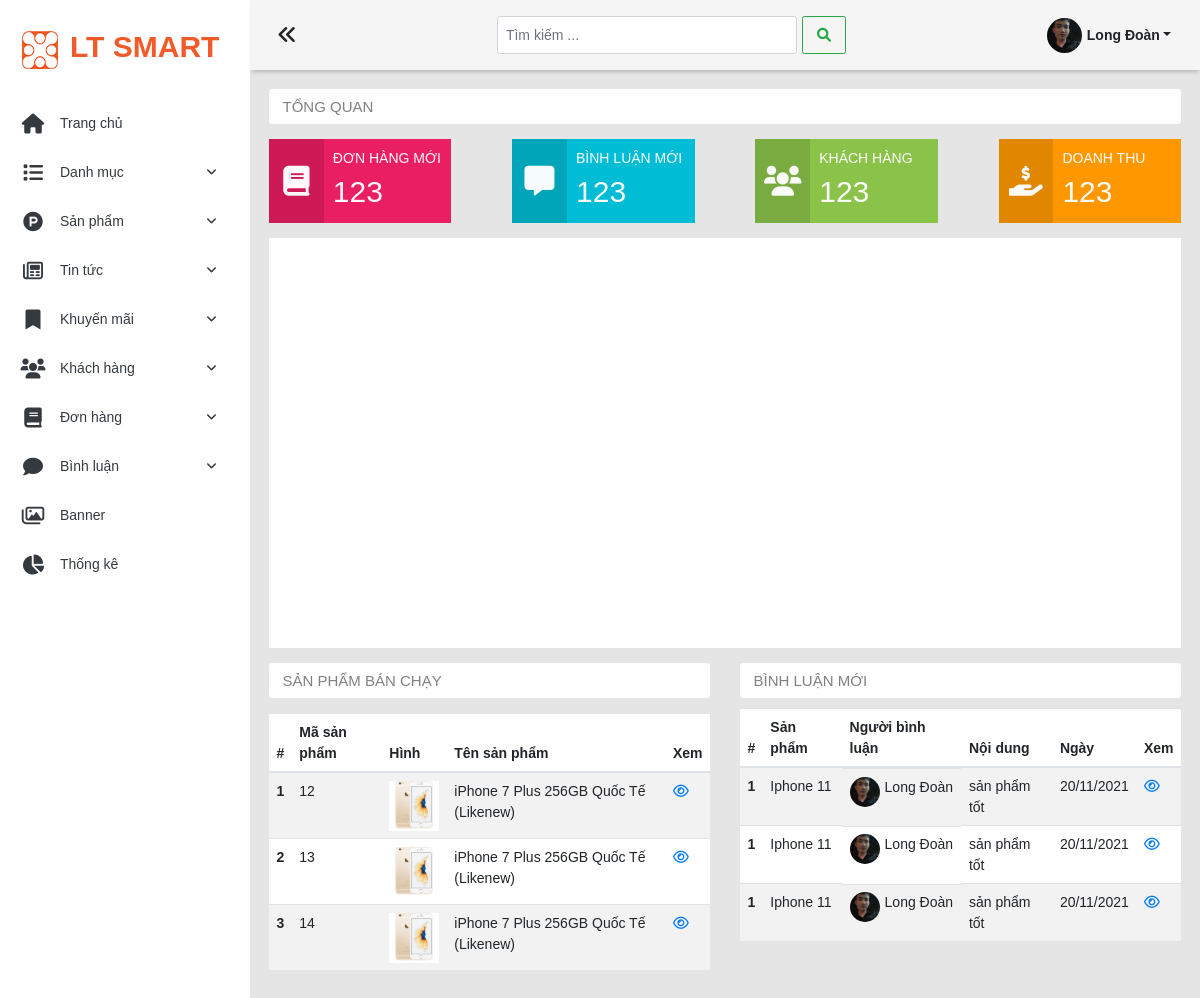
/admin/index.php (signed in), run on an earlier commit of the app's database.
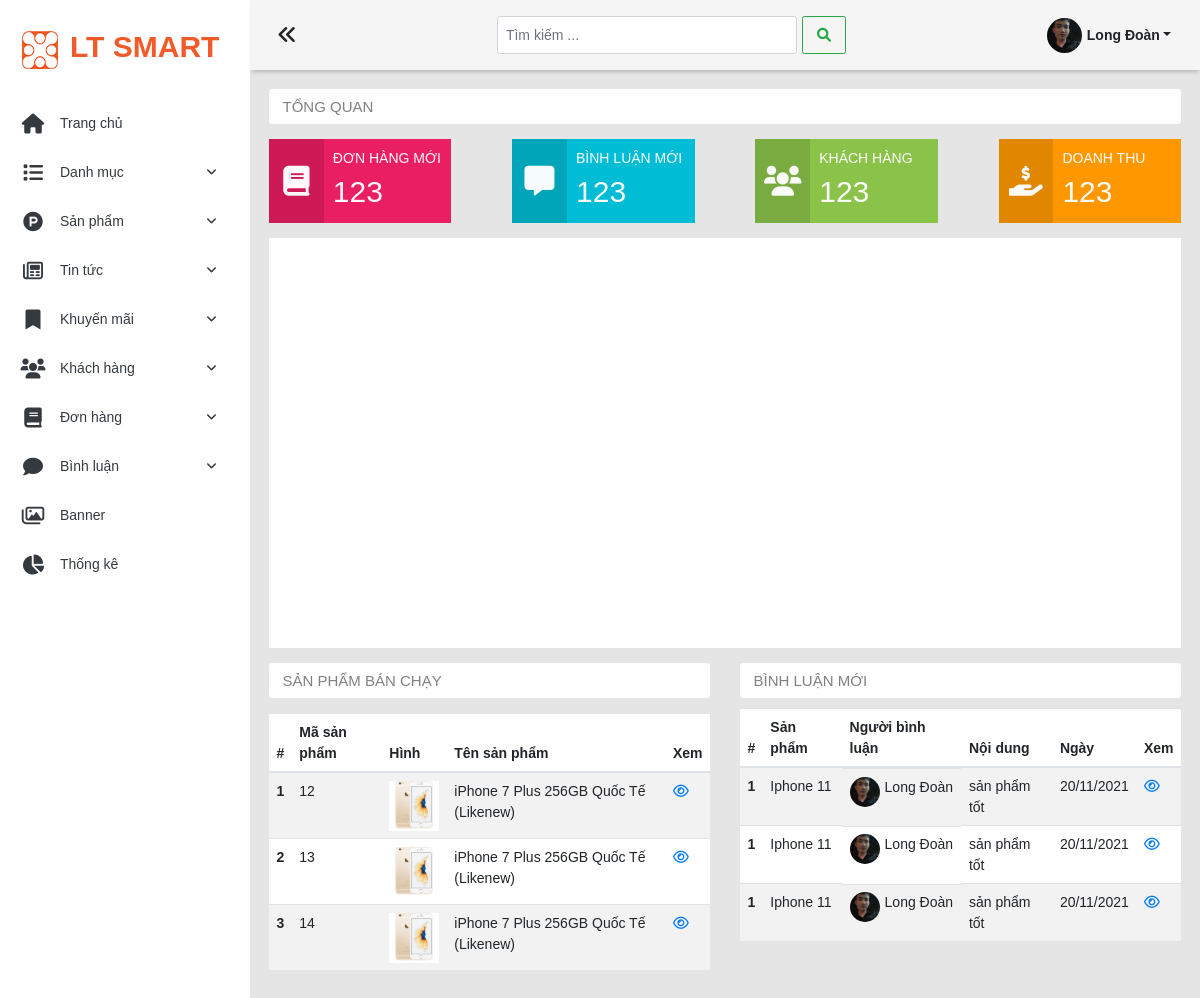
And on a later commit of the database.
### tables this page shows
CREATE TABLE `khach_hang` (
  `id_kh` int(11) NOT NULL,
  `username` varchar(100) DEFAULT NULL,
  `mat_khau` varchar(100) DEFAULT NULL,
  `ho_ten` varchar(100) NOT NULL,
  `hinh_anh` varchar(255) DEFAULT '',
  `so_dien_thoai` varchar(10) DEFAULT '',
  `email` varchar(255) DEFAULT NULL,
  `dia_chi` varchar(255) DEFAULT '',
  `vai_tro` int(1) NOT NULL DEFAULT 0 COMMENT '0 là tài khoản khách hàng ,1 là quản trị viên'
);

### global.php (called while the page is built, shortened)
<?php
$ROOT_URL='/duan1';
$ADMIN_URL= $ROOT_URL.'/admin';
$CONTENT_URL=$ROOT_URL.'/content';
$CONTENT_ADMIN_URL=$CONTENT_URL.'/admin';
$AVTUSER_UPLOAD = $ADMIN_URL.'/xu-ly/khach-hang/uploads';
function sessionLogin_Isset()
{
    if (isset($_SESSION['login'])) {
        return true;
    } else {
        return false;
    }
}
?>

### model/pdo.php (called while the page is built, shortened)
<?php
function pdo_get_connection()
{
    $severname = "localhost";
    $username = "root";
    $password = "";
    try {
        $conn = new PDO("mysql:host=$severname;dbname=ltsmart;charset=utf8", $username, $password);
        $conn->setAttribute(PDO::ATTR_ERRMODE, PDO::ERRMODE_EXCEPTION);
        return $conn;
    } catch (Exception $e) {
        echo "kết nối thất bại" . $e->getMessage();
    }
}
function pdo_query_one($sql)
{
    $sql_args = array_slice(func_get_args(), 1);
    try {
        $conn = pdo_get_connection();
        $stmt = $conn->prepare($sql);
        $stmt->execute($sql_args);
        $row = $stmt->fetch(PDO::FETCH_ASSOC);
        return $row;
    } catch (PDOException $e) {
        throw $e;
    } finally {
        unset($conn);
    }
}
?>

### model/tai-khoan.php (called while the page is built, shortened)
<?php
require_once 'pdo.php';
function khach_hang_Query_One($id_kh)
{
    $sql = "SELECT * FROM khach_hang where id_kh =?";
    return pdo_query_one($sql, $id_kh);
}

### admin/views/layouts/index.php (the view, shortened to what the changed rows need)
<!DOCTYPE html>
<html lang="en">
<head>
    <link rel="stylesheet" href="https://cdnjs.cloudflare.com/ajax/libs/font-awesome/6.0.0-beta2/css/all.min.css" />
    <link rel="stylesheet" href="https://maxcdn.bootstrapcdn.com/bootstrap/4.0.0/css/bootstrap.min.css">
    <link rel="stylesheet" href="<?= $CONTENT_ADMIN_URL ?>/css/main.css">
    <link rel="stylesheet" href="<?= $CONTENT_ADMIN_URL ?>/css/base.css">
    <link rel="stylesheet" href="<?= $CONTENT_ADMIN_URL ?>/css/toastMessage.css">
    <link rel="stylesheet" href="<?= $CONTENT_ADMIN_URL ?>/css/khuyen-mai.css">
</head>
<body>
    <div class="wrapper">
        <div class="navigation">
            <ul>
                <li class="py-4">
                    <a href="<?= $ADMIN_URL ?>" class="navigation__link d-flex align-items-center">
                        <span><img src="<?= $CONTENT_ADMIN_URL ?>/img/avatar_xt.gif" alt=""></span>
                        <span>
                            <h2 class="logo" style="white-space: nowrap;">LT SMART</h2>
                        </span>
                    </a>
                </li>
                <li class="navigation__items active">
                    <a href="<?= $ADMIN_URL ?>" class="navigation__link d-flex align-items-center cursor-pointer">
                        <span><i class="fas fa-home"></i></span>
                        <span style="white-space: nowrap;">Trang chủ</span>
                    </a>
                </li>
                <li class="navigation__items">
                    <div class="navigation__link d-flex align-items-center cursor-pointer">
                        <span><i class="fas fa-list"></i></span>
                        <span style="white-space: nowrap;">Danh mục
                            <span class="box__icon-dropdown"><i class="icon__dropdown fas fa-angle-down"></i></span></span>
                    </div>
                </li>
                <li class="navigation__items">
                    <div class="navigation__link d-flex align-items-center cursor-pointer">
                        <span><i class="fab fa-product-hunt"></i></span>
                        <span style="white-space: nowrap;">Sản phẩm
                            <span class="box__icon-dropdown"><i class="icon__dropdown fas fa-angle-down"></i></span></span>
                    </div>
                </li>
                <li class="navigation__items">
                    <div class="navigation__link d-flex align-items-center cursor-pointer ">
                        <span><i class="far fa-newspaper"></i></span>
                        <span style="white-space: nowrap;">Tin tức
                            <span class="box__icon-dropdown"><i class="icon__dropdown fas fa-angle-down"></i></span></span>
                    </div>
                </li>
                <li class="navigation__items">
                    <div class="navigation__link d-flex align-items-center cursor-pointer">
                        <span><i class="fas fa-bookmark"></i></span>
                        <span style="white-space: nowrap;">Khuyến mãi
                            <span class="box__icon-dropdown"><i class="icon__dropdown fas fa-angle-down"></i></span></span>
                    </div>
                </li>
                <li class="navigation__items">
                    <div class="navigation__link d-flex align-items-center cursor-pointer">
                        <span><i class="fas fa-users"></i></span>
                        <span style="white-space: nowrap;">Khách hàng
                            <span class="box__icon-dropdown"><i class="icon__dropdown fas fa-angle-down"></i></span></span>
                    </div>
                </li>
                <li class="navigation__items">
                    <div class="navigation__link d-flex align-items-center cursor-pointer">
                        <span><i class="fas fa-book"></i></span>
                        <span style="white-space: nowrap;">Đơn hàng
                            <span class="box__icon-dropdown"><i class="icon__dropdown fas fa-angle-down"></i></span></span>
                    </div>
                </li>
                <li class="navigation__items">
                    <div class="navigation__link d-flex align-items-center cursor-pointer">
                        <span><i class="fas fa-comment"></i></span>
                        <span style="white-space: nowrap;">Bình luận
                            <span class="box__icon-dropdown"><i class="icon__dropdown fas fa-angle-down"></i></span></span>
                    </div>
                </li>
                <li class="navigation__items">
                    <div class="navigation__link d-flex align-items-center cursor-pointer">
                        <span><i class="far fa-images"></i></span>
                        <span style="white-space: nowrap;">Banner
                        </span>
                    </div>
                </li>
                <li class="navigation__items">
                    <div class="navigation__link d-flex align-items-center cursor-pointer">
                        <span><i class="fas fa-chart-pie"></i></span>
                        <span style="white-space: nowrap;">Thống kê</span>
                    </div>
                </li>
            </ul>
        </div>
        <main class="main">
            <div class="top__bar">
                <div class="toggle">
                    <i class="fas fa-angle-double-left"></i>
                </div>
                <div class="search">
                    <nav class="navbar navbar-light ">
                        <form class="form-inline">
                            <input class="form-control mr-sm-2" type="text" placeholder="Tìm kiếm ..." aria-label="Search">
                            <button class="btn btn-outline-success my-2 my-sm-0" type="submit"><i class="fas fa-search"></i></button>
                        </form>
                    </nav>
                </div>
                <div class="user ">
                    <div class="dropdown d-flex align-items-center">
                        <?php
                        if (sessionLogin_Isset()) {
                            $id_kh = $_SESSION['login']['id_kh'];
                            $info_kh = khach_hang_Query_One($id_kh);
                            if ($info_kh['hinh_anh'] != '') { ?>
                                <div class="user__dropdown" style="background-image: url('<?= $AVTUSER_UPLOAD ?>/<?=$info_kh['hinh_anh']?>')">
                                </div>
                            <?php
                            } else { ?>
                                <div class="user__dropdown" style="background-image: url('<?= $CONTENT_CLIENT_URL ?>/img/avatar.png')">
                                </div>
                        <?php
                            }
                        }
                        ?>
                        <div class="user__name pl-2 dropdown-toggle" style="cursor: pointer;font-weight: 600;" data-toggle="dropdown" aria-haspopup="true" aria-expanded="false"><?=$info_kh['ho_ten']?></div>
                    </div>
                </div>
            </div>
            <div class="content ">
            </div>
    </div>
</body>
</html>

What changed in the data, as far as the page shows it:
changed khach_hang "Long Đoàn": hinh_anh: picture removed
